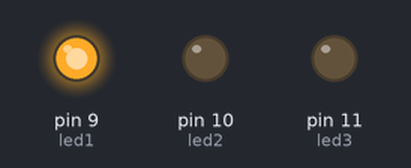
Recording of a sketch running on a simulated Arduino Uno, built with avr-gcc and run on an emulated ATmega328P. On the bench: output pins drawn as LEDs (lit = HIGH).

Above: at 0.1 s.
At 1.1 s:
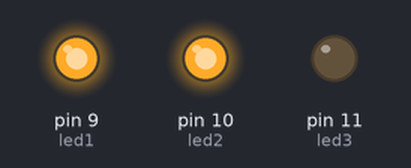
At 1.6 s:
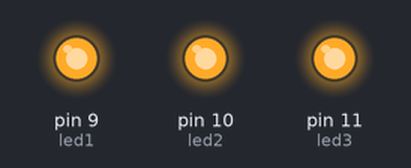
Timing chart, 0 to 3.1 s (numbered marks = the images above):
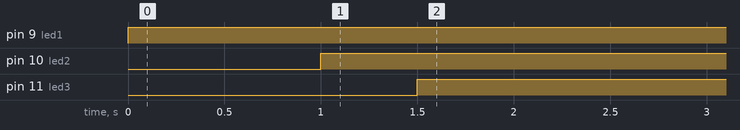

The sketch:

rgb1.ino
```cpp
int led1=9;
int led2=10;
int led3=11;
void setup() {
  // put your setup code here, to run once:
  pinMode(led1,OUTPUT);
  pinMode(led2,OUTPUT);
  pinMode(led3,OUTPUT);

}

void loop() {
  // put your main code here, to run repeatedly:
  digitalWrite(led1,HIGH);
  delay(1000);
  digitalWrite(led2,HIGH);
  delay(500);
  digitalWrite(led3,HIGH);
  delay(100);

}
```

Measured:
- by itself, pin 9 (led1): LOW → HIGH at 0.00 s
- by itself, pin 10 (led2): LOW → HIGH at 1.0 s
- by itself, pin 11 (led3): LOW → HIGH at 1.5 s
